Frame 1 (no input): blank canvas, image omitted
Frame 60 (the mouse pressed at the canvas centre just before this capture): blank canvas, image omitted
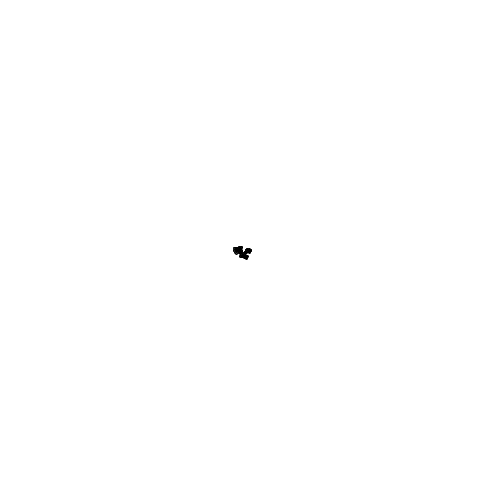
Frame 120 (the mouse held since frame 60 and released just before this capture)

The Processing sketch whose frames 1 and 60 were blank and that drew this single picture after the mouse press (run headless with seeded random() and noise(); from frame 60 on, the mouse is pressed at the canvas centre):

// Processing sketch: processing_125292
// ── processing_125292.pde

int x = 250;
int y = 250;
int c1 = 15;
int c2 = 15;
int c3 = 15;
void setup()
{
  size(500,500);
  background(255);


}

void draw() {
  //background(255);
  //stroke(0);
  fill(c1,c2,c3);
  ellipse(x,y,2,2);
  x += int(random(4)-2);
  y += int(random(4)-2);
  c1 += int(random(2));
  c2 += int(random(2));
  c3 += int(random(2));
  c1 = c1 % 255;
  c2 = c2 % 255;
  c3 = c3 % 255;
  //println(c1); 
  //  b.run();
//  b2.run();
//  for (int i=0; i < balls.size(); i++)
//  {
//    temp = (bounceItem) balls.get(i);
//    temp.run();
//  }
}
